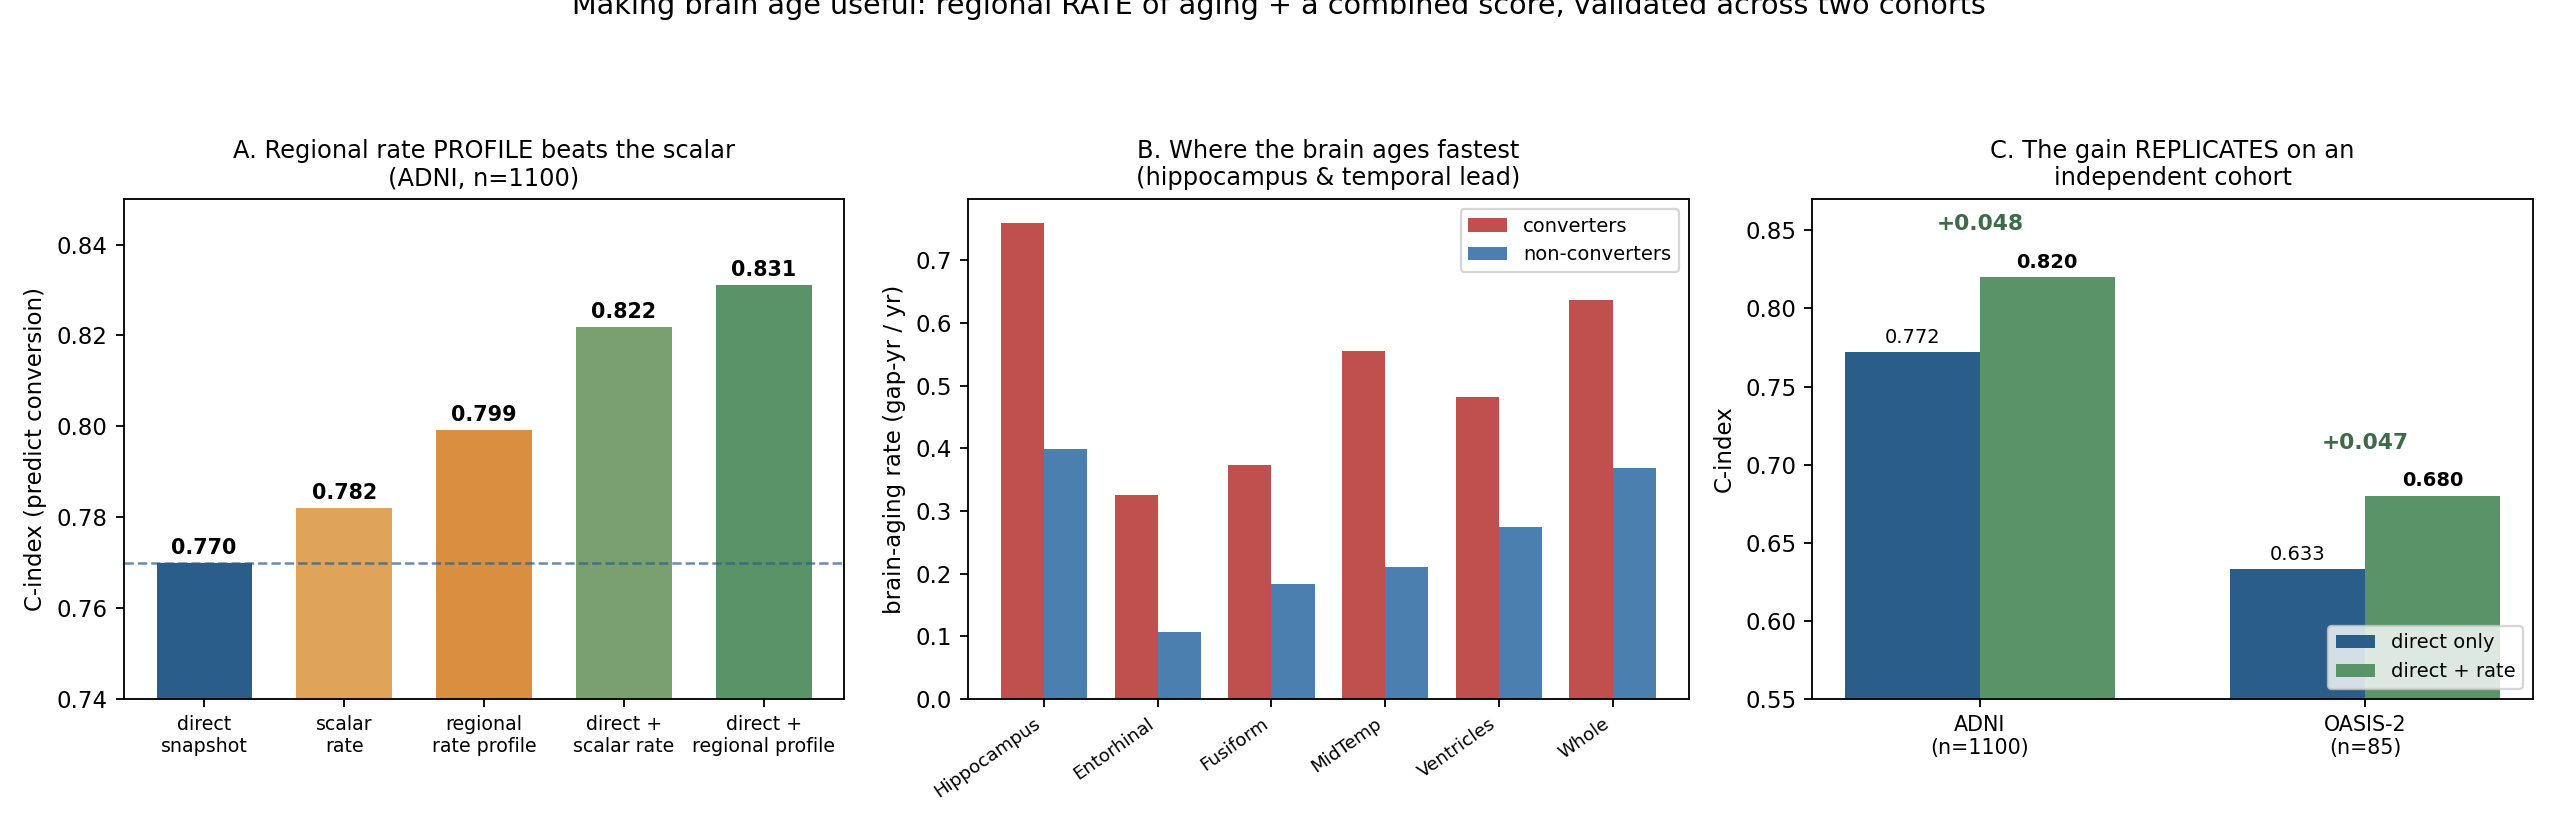

Here is the Python script that generated this plot:
#!/usr/bin/env python
# -*- coding: utf-8 -*-
import matplotlib
matplotlib.use("Agg")
import matplotlib.pyplot as plt
import numpy as np
import pandas as pd

OUT = r"C:\Users\Sibetalaee\Desktop\PhD\Brain Age Estimation\pilot"
z9 = np.load(f"{OUT}/exp9_regional_rate.npz")
d9 = pd.read_csv(f"{OUT}/exp9_regional_rate.csv")
V = ["Hippocampus", "Entorhinal", "Fusiform", "MidTemp", "Ventricles", "WholeBrain"]

fig = plt.figure(figsize=(15.5, 5.0))

# ---- A: C-index ladder
ax = fig.add_subplot(1, 3, 1)
order = ["direct_snapshot_only", "scalar_rate_only", "regional_rate_PROFILE",
         "direct_+_scalar_rate", "direct_+_regional_PROFILE"]
labs = ["direct\nsnapshot", "scalar\nrate", "regional\nrate profile",
        "direct +\nscalar rate", "direct +\nregional profile"]
vals = [z9[k].mean() for k in order]
cols = ["#2b5d8a", "#e0a458", "#d98f3f", "#7aa06f", "#5a9367"]
ax.bar(range(5), vals, color=cols, width=.68)
ax.axhline(vals[0], color="#2b5d8a", ls="--", lw=1.1, alpha=.7)
ax.set_ylim(0.74, 0.85)
ax.set_xticks(range(5)); ax.set_xticklabels(labs, fontsize=8.3)
ax.set_ylabel("C-index (predict conversion)")
for i, v in enumerate(vals):
    ax.text(i, v + .002, f"{v:.3f}", ha="center", fontsize=9, fontweight="bold")
ax.set_title("A. Regional rate PROFILE beats the scalar\n(ADNI, n=1100)", fontsize=10.5)

# ---- B: per-region rate, converters vs non
ax = fig.add_subplot(1, 3, 2)
cc = [d9[d9.event == 1][f"rate_{v}"].mean() for v in V]
nc = [d9[d9.event == 0][f"rate_{v}"].mean() for v in V]
x = np.arange(len(V)); w = 0.38
ax.bar(x - w/2, cc, w, color="#c0504d", label="converters")
ax.bar(x + w/2, nc, w, color="#4a7fb0", label="non-converters")
ax.set_xticks(x)
ax.set_xticklabels([v.replace("MidTemp", "MidTemp").replace("WholeBrain", "Whole")
                    for v in V], rotation=35, ha="right", fontsize=8)
ax.set_ylabel("brain-aging rate (gap-yr / yr)")
ax.set_title("B. Where the brain ages fastest\n(hippocampus & temporal lead)", fontsize=10.5)
ax.legend(fontsize=8.5)

# ---- C: OASIS external validation
ax = fig.add_subplot(1, 3, 3)
# the +0.047 gain replicates
adni = [0.772, 0.820]
oasis = [0.633, 0.680]
x = np.arange(2); w = 0.35
b1 = ax.bar(x - w/2, [adni[0], oasis[0]], w, color="#2b5d8a", label="direct only")
b2 = ax.bar(x + w/2, [adni[1], oasis[1]], w, color="#5a9367", label="direct + rate")
ax.set_xticks(x); ax.set_xticklabels(["ADNI\n(n=1100)", "OASIS-2\n(n=85)"], fontsize=9)
ax.set_ylabel("C-index")
ax.set_ylim(0.55, 0.87)
for xi, a, b in zip(x, [adni[0], oasis[0]], [adni[1], oasis[1]]):
    ax.text(xi - w/2, a + .006, f"{a:.3f}", ha="center", fontsize=8.5)
    ax.text(xi + w/2, b + .006, f"{b:.3f}", ha="center", fontsize=8.5, fontweight="bold")
    ax.annotate(f"+{b-a:.3f}", xy=(xi, b + .03), ha="center",
                fontsize=9.5, color="#3d6b48", fontweight="bold")
ax.legend(fontsize=8.5, loc="lower right")
ax.set_title("C. The gain REPLICATES on an\nindependent cohort", fontsize=10.5)

fig.suptitle("Making brain age useful: regional RATE of aging + a combined score, "
             "validated across two cohorts", fontsize=12.5, y=1.01)
plt.tight_layout(rect=[0, 0, 1, 0.93])
plt.savefig(f"{OUT}/fig11_final.png", dpi=165)
print("saved")
